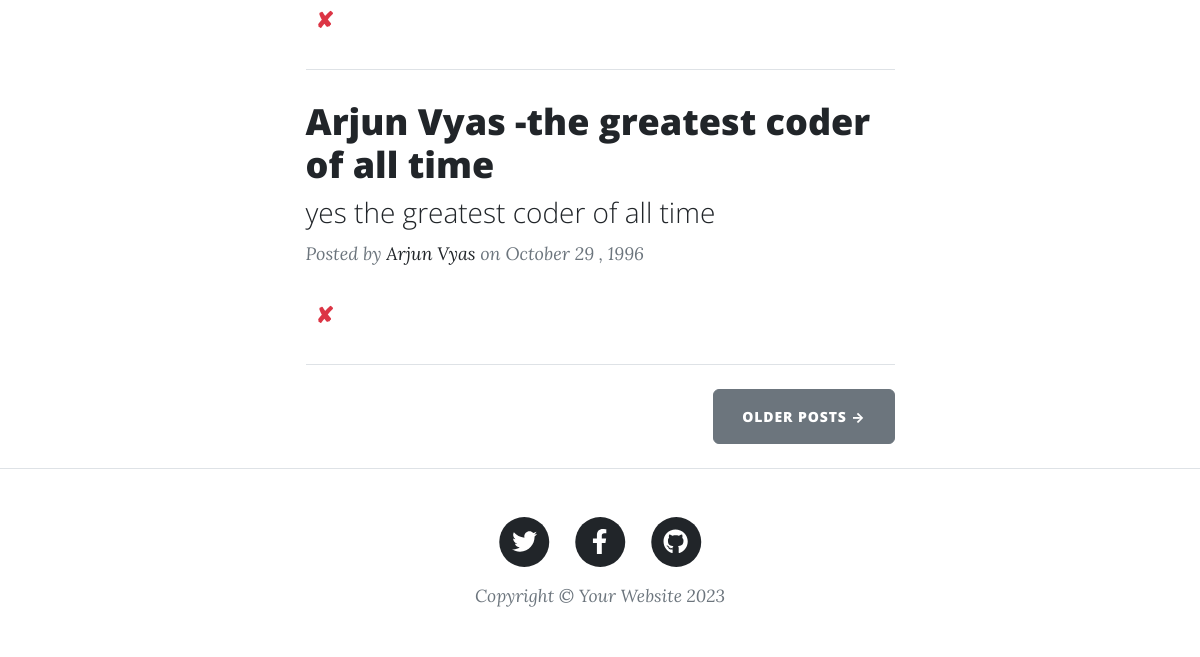
Before: / (signed in, lower part) with the older database file.
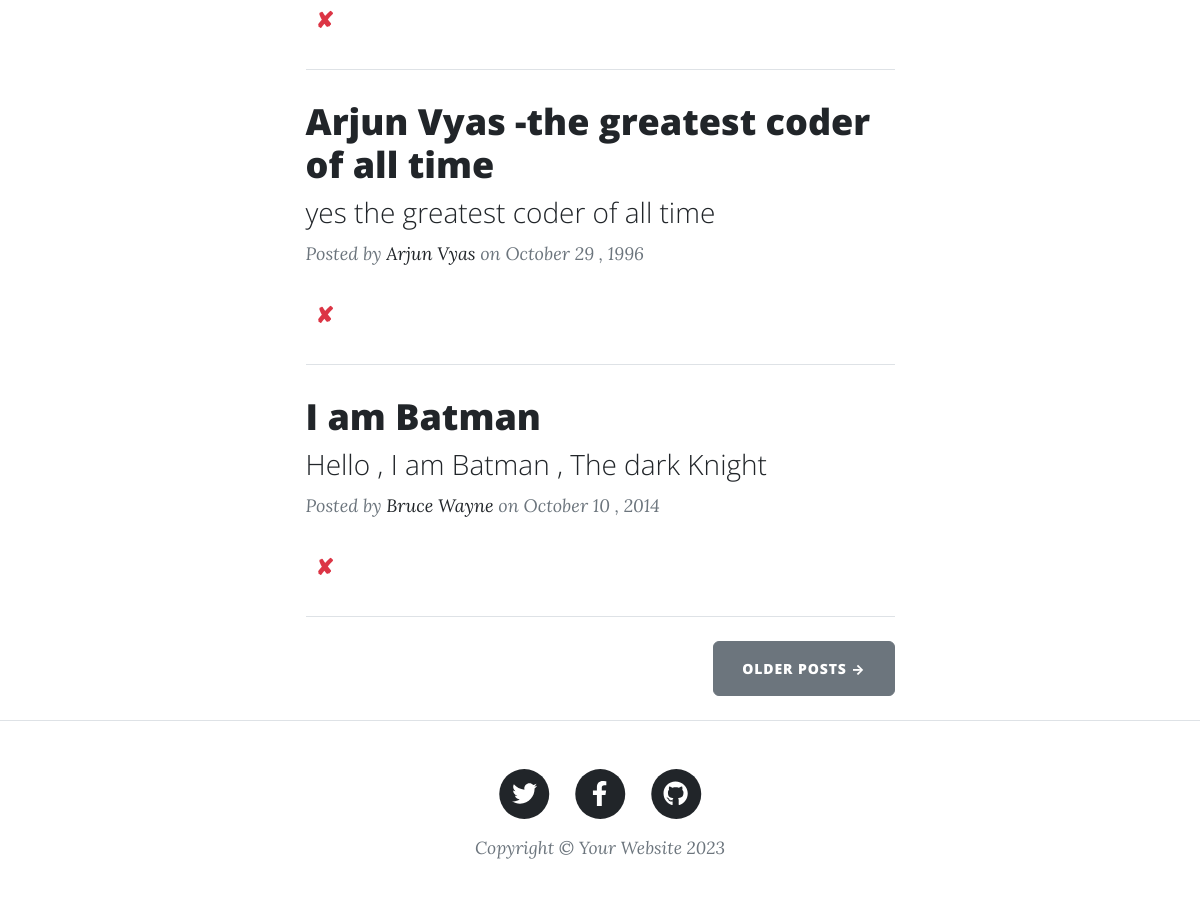
After: the same page with the newer database file.
### main.py (models this page shows)
class BlogPost(db.Model):
    id: Mapped[int] = mapped_column(Integer, primary_key=True)
    title: Mapped[str] = mapped_column(String(250), unique=True, nullable=False)
    subtitle: Mapped[str] = mapped_column(String(250), nullable=False)
    date: Mapped[str] = mapped_column(String(250), nullable=False)
    body: Mapped[str] = mapped_column(Text, nullable=False)
    author: Mapped[str] = mapped_column(String(250), nullable=False)
    img_url: Mapped[str] = mapped_column(String(250), nullable=False)

### main.py (the view)
@app.route('/')
def get_all_posts():
    posts = []
    result = db.session.execute(db.select(BlogPost))
    posts = result.scalars().all()
    return render_template("index.html", all_posts=posts)

### main.py (called while the page is built)
@login_manager.user_loader
def load_user(user_id):
    return db.session.get(Users, int(user_id))  # SQLAlchemy 2.0+ syntax

### templates/index.html (shortened to what this page needs)
{% include "header.html" %}
<div class="container px-4 px-lg-5">
  <div class="row gx-4 gx-lg-5 justify-content-center">
    <div class="col-md-10 col-lg-8 col-xl-7">
      {% for post in all_posts %}
      <div class="post-preview">
        <a href="{{ url_for('show_post', post_id=post.id) }}">
          <h2 class="post-title">{{ post.title }}</h2>
          <h3 class="post-subtitle">{{ post.subtitle }}</h3>
        </a>
        <p class="post-meta">
          Posted by
          <a href="#">{{ post.author }}</a>
          on {{ post.date }}
          {% if current_user.is_authenticated and current_user.id == 1 %}
          <form action="{{ url_for('delete_post', post_id=post.id) }}" method="POST" style="display:inline; margin-left: 10px;">
            <button type="submit"
                    onclick="return confirm('Are you sure you want to delete this post?')"
                    style="background:none; border:none; color:#dc3545; font-weight:bold; font-size:1.1em; cursor:pointer; padding:0;"
                    title="Delete Post">
              ✘
            </button>
          </form>
          {% endif %}
        </p>
      </div>
      <hr class="my-4" />
      {% endfor %}
      <div class="d-flex justify-content-end mb-4">
        <a class="btn btn-secondary text-uppercase" href="#!">Older Posts →</a>
      </div>
    </div>
  </div>
</div>
{% include "footer.html" %}

Changed rows visible on the page:
added BlogPost: title "I am Batman", subtitle "Hello , I am Batman , The dark Knight", author "Bruce Wayne", date "October 10 , 2014"
